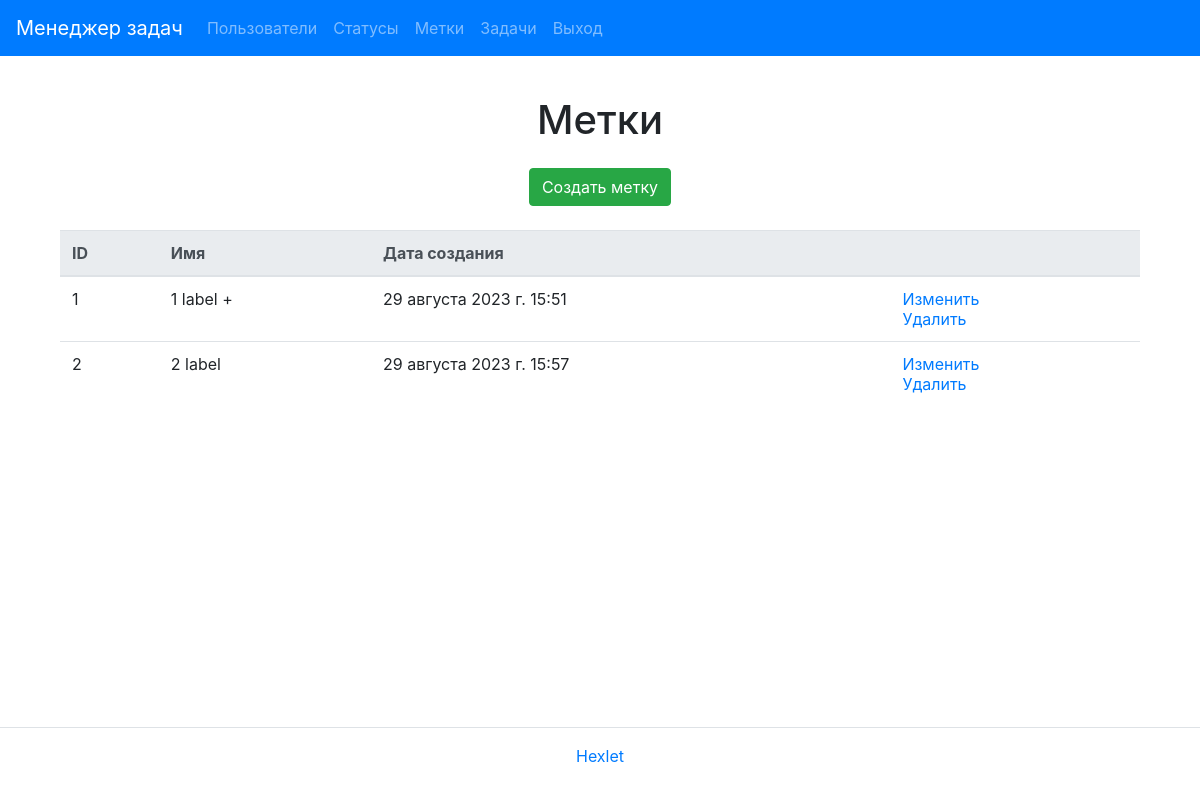
The app's page /ru/labels/ (signed in), older data.
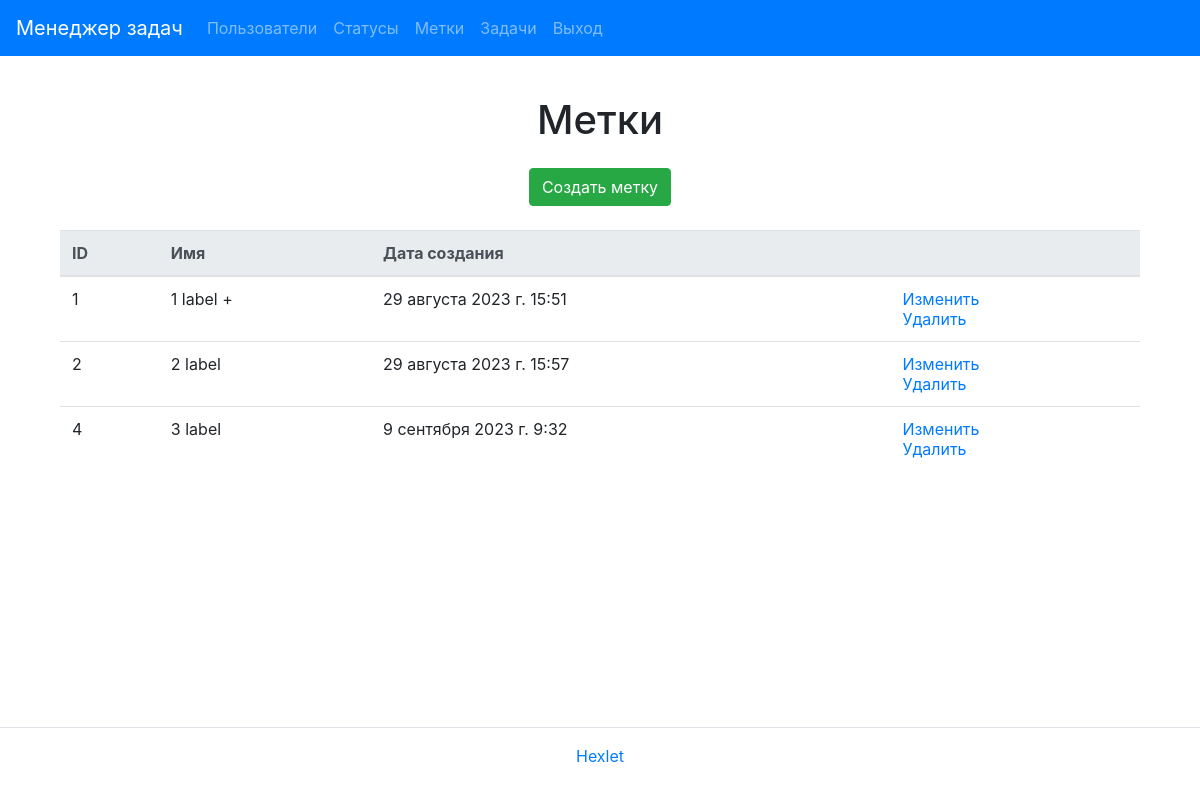
The same page, newer data.
### task_manager/labels/models.py (models this page shows, shortened)
class Label(models.Model):
    name = models.CharField(max_length=30)
    created_at = models.DateTimeField(auto_now_add=True)

### task_manager/labels/views.py (the view)
# urls.py: path('', LabelList.as_view(), name='label_index'),
class LabelList(UserLoginMixin, ListView):
    model = Label
    template_name = 'labels/index.html'
    context_object_name = 'labels'

### task_manager/templates/labels/index.html (shortened to what this page needs)
{% extends "base.html" %}
{% load i18n %}
{% block content %}
<div class="container">
  <h1 class="my-4 text-center">{% trans "Labels" %}</h1>
  <div class="d-flex justify-content-center mt-3 mb-0">
    <a class="btn btn-success btn-md" href="{% url 'label_create' %}">{% trans "Create label" %}</a>
  </div>
  <table class="table table-lg-responsive table-hover mt-4">
    <thead class="thead-light">
        <tr>
            <th>{% trans "ID" %}</th>
            <th>{% trans "Name" %}</th>
            <th>{% trans "Creation date" %}</th>
            <th></th>
        </tr>
    </thead>
        {% if labels %}
        <tbody>
            {% for label in labels %}
            <tr>
                <td>{{ label.id }}</td>
                <td>{{ label.name }}</td>
                <td>{{ label.created_at }}</td>
                <td>
                    <a href="{% url 'label_update' label.id %}">{% trans "Modify" %}</a>
                    <br>
                    <a href="{% url 'label_delete' label.id %}">{% trans "Delete" %}</a>
                </td>
            </tr>
            {% endfor %}
        {% endif %}
        </tbody>
  </table>
</div>
{% endblock %}

Row changes from the older to the newer data that the page shows:
added Label: id "4", name "3 label", created_at "9 сентября 2023 г. 9:32"
